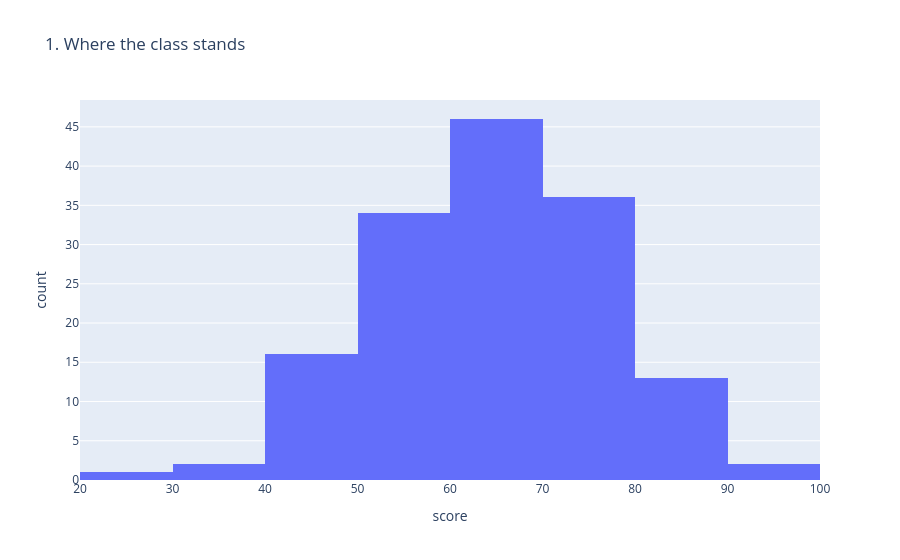

Notebook cell for this chart:
### Markdown cell above
### Exercise 5.1: The story in three charts

### Code cell
# a. Where the class stands
fig1 = px.histogram(df, x="score", nbins=12, title="1. Where the class stands")
fig1.show()

### Figure 1 — Plotly figure (JSON) as saved in the notebook; plotly's stock layout.template omitted (floating-point values rounded to 4 significant figures; data arrays with more than 128 entries replaced by an {"elided": "..."} marker saying what was removed)
{"data": [{"bingroup": "x", "hovertemplate": "score=%{x}<br>count=%{y}<extra></extra>", "legendgroup": "", "marker": {"color": "#636efa", "pattern": {"shape": ""}}, "name": "", "nbinsx": 12, "orientation": "v", "showlegend": false, "type": "histogram", "x": {"elided": "150 float values"}, "xaxis": "x", "yaxis": "y"}], "layout": {"barmode": "relative", "legend": {"tracegroupgap": 0}, "title": {"text": "1. Where the class stands"}, "xaxis": {"anchor": "y", "domain": [0, 1], "title": {"text": "score"}}, "yaxis": {"anchor": "x", "domain": [0, 1], "title": {"text": "count"}}}}
